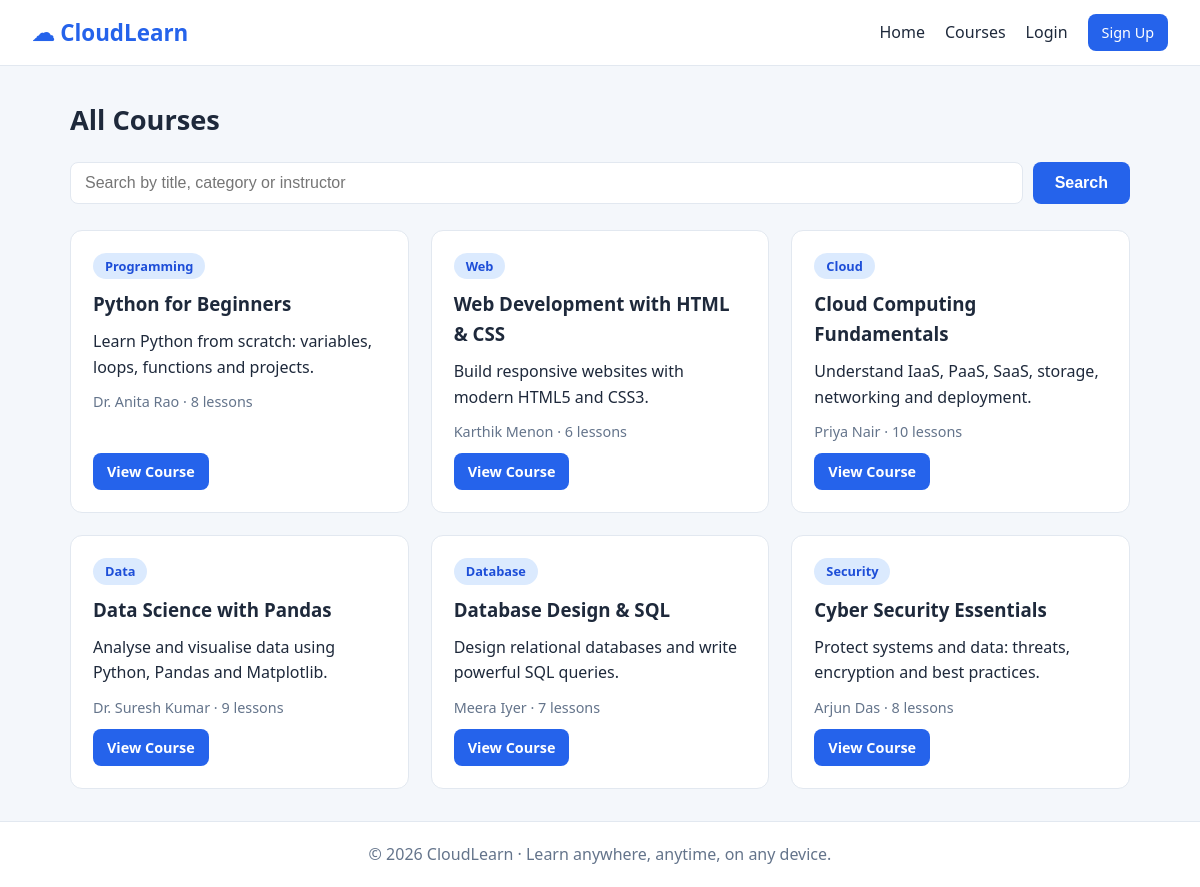
Screenshot of /courses with the database file from the repository.
### tables this page shows
CREATE TABLE courses(
            id INTEGER PRIMARY KEY AUTOINCREMENT,
            title TEXT NOT NULL, category TEXT NOT NULL,
            instructor TEXT NOT NULL, description TEXT NOT NULL,
            lessons INTEGER NOT NULL);

### app.py (the view)
@app.route("/courses")
def courses():
    q = request.args.get("q", "").strip()
    db = get_db()
    if q:
        like = f"%{q}%"
        rows = db.execute(
            "SELECT * FROM courses WHERE title LIKE ? OR category LIKE ? "
            "OR instructor LIKE ?", (like, like, like)).fetchall()
    else:
        rows = db.execute("SELECT * FROM courses").fetchall()
    return render_template("courses.html", courses=rows, q=q)

### app.py (called while the page is built)
def get_db():
    if "db" not in g:
        g.db = sqlite3.connect(DATABASE)
        g.db.row_factory = sqlite3.Row
    return g.db

### templates/courses.html (shortened to what this page needs)
{% extends "base.html" %}
{% block content %}
<h1 class="section-title">All Courses</h1>
<form class="search" method="get" action="{{ url_for('courses') }}">
  <input type="text" name="q" value="{{ q }}" placeholder="Search by title, category or instructor">
  <button class="btn" type="submit">Search</button>
</form>
<div class="grid">
  {% for c in courses %}
  <article class="card">
    <span class="tag">{{ c.category }}</span>
    <h3>{{ c.title }}</h3>
    <p>{{ c.description }}</p>
    <p class="meta">{{ c.instructor }} &middot; {{ c.lessons }} lessons</p>
    <a class="btn btn-small" href="{{ url_for('course_detail', course_id=c.id) }}">View Course</a>
  </article>
  {% else %}
  <p>No courses found.</p>
  {% endfor %}
</div>
{% endblock %}

### templates/base.html (shortened to what this page needs)
<!DOCTYPE html>
<html lang="en">
<head>
  <link rel="stylesheet" href="{{ url_for('static', filename='style.css') }}">
</head>
<body>
  <header class="navbar">
    <a class="logo" href="{{ url_for('home') }}">&#9729; CloudLearn</a>
    <nav>
      <a href="{{ url_for('home') }}">Home</a>
      <a href="{{ url_for('courses') }}">Courses</a>
      {% if session.user_id %}
        <a href="{{ url_for('dashboard') }}">My Learning</a>
        <a class="btn btn-small" href="{{ url_for('logout') }}">Logout ({{ session.name }})</a>
      {% else %}
        <a href="{{ url_for('login') }}">Login</a>
        <a class="btn btn-small" href="{{ url_for('register') }}">Sign Up</a>
      {% endif %}
    </nav>
  </header>
  <main>
    {% block content %}{% endblock %}
  </main>
  <footer class="footer">
    <p>&copy; 2026 CloudLearn &middot; Learn anywhere, anytime, on any device.</p>
  </footer>
</body>
</html>

### static/style.css (style rules this page uses)
:root { --primary: #2563eb; --primary-dark: #1d4ed8; --bg: #f4f7fb; --text: #1e293b; --muted: #64748b; --card: #ffffff; --border: #e2e8f0; --success: #16a34a; --error: #dc2626; }
* { box-sizing: border-box; margin: 0; padding: 0; }
body { font-family: "Segoe UI", system-ui, -apple-system, sans-serif; background: var(--bg); color: var(--text); line-height: 1.6; min-height: 100vh; display: flex; flex-direction: column; }
main { flex: 1; width: 100%; max-width: 1100px; margin: 0 auto; padding: 32px 20px; }
a { color: var(--primary); text-decoration: none; }
.navbar { display: flex; justify-content: space-between; align-items: center; padding: 14px 32px; background: #fff; border-bottom: 1px solid var(--border); position: sticky; top: 0; z-index: 10; }
.logo { font-size: 1.4rem; font-weight: 700; color: var(--primary); }
.navbar nav { display: flex; gap: 20px; align-items: center; }
.navbar nav a { color: var(--text); font-weight: 500; }
.btn { display: inline-block; background: var(--primary); color: #fff !important; border: none; padding: 11px 22px; border-radius: 8px; font-size: 1rem; font-weight: 600; cursor: pointer; transition: background .2s; }
.btn-small { padding: 7px 14px; font-size: .9rem; }
.section-title { margin-bottom: 20px; font-size: 1.7rem; }
.grid { display: grid; grid-template-columns: repeat(auto-fill, minmax(290px, 1fr)); gap: 22px; }
.card { background: var(--card); border: 1px solid var(--border); border-radius: 12px; padding: 22px; display: flex; flex-direction: column; gap: 10px; transition: transform .2s, box-shadow .2s; }
.card .btn { align-self: flex-start; margin-top: auto; }
.tag { align-self: flex-start; background: #dbeafe; color: var(--primary-dark); padding: 3px 12px; border-radius: 999px; font-size: .8rem; font-weight: 600; }
.meta { color: var(--muted); font-size: .9rem; }
.search { display: flex; gap: 10px; margin-bottom: 26px; }
.search input { flex: 1; }
input[type=text], input[type=email], input[type=password] { width: 100%; padding: 11px 14px; border: 1px solid var(--border); border-radius: 8px; font-size: 1rem; }
.footer { text-align: center; padding: 20px; color: var(--muted); background: #fff; border-top: 1px solid var(--border); }

### rows the page displays
courses: category "Programming", title "Python for Beginners", description "Learn Python from scratch: variables, loops, functions and projects.", instructor "Dr. Anita Rao", lessons "8"
courses: category "Web", title "Web Development with HTML & CSS", description "Build responsive websites with modern HTML5 and CSS3.", instructor "Karthik Menon", lessons "6"
courses: category "Cloud", title "Cloud Computing Fundamentals", description "Understand IaaS, PaaS, SaaS, storage, networking and deployment.", instructor "Priya Nair", lessons "10"
courses: category "Data", title "Data Science with Pandas", description "Analyse and visualise data using Python, Pandas and Matplotlib.", instructor "Dr. Suresh Kumar", lessons "9"
courses: category "Database", title "Database Design & SQL", description "Design relational databases and write powerful SQL queries.", instructor "Meera Iyer", lessons "7"
courses: category "Security", title "Cyber Security Essentials", description "Protect systems and data: threats, encryption and best practices.", instructor "Arjun Das", lessons "8"
